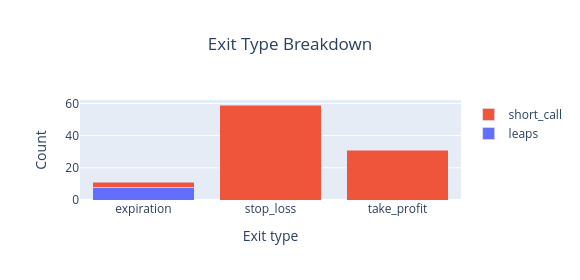

Notebook source saved alongside this figure:
### Markdown cell above
### Exit Type Breakdown

### Code cell
report.plot_exits()

### Figure 1 — Plotly figure (JSON) as saved in the notebook; plotly's stock layout.template omitted (floating-point values rounded to 4 significant figures)
{"data": [{"hovertemplate": "Leg: %{data.name}<br>Exit type: %{x}<br>Count: %{y}<extra></extra>", "name": "leaps", "type": "bar", "x": ["expiration"], "y": [8]}, {"hovertemplate": "Leg: %{data.name}<br>Exit type: %{x}<br>Count: %{y}<extra></extra>", "name": "short_call", "type": "bar", "x": ["expiration", "stop_loss", "take_profit"], "y": [3, 59, 31]}], "layout": {"barmode": "stack", "height": 280, "title": {"text": "Exit Type Breakdown", "x": 0.5}, "width": 580, "xaxis": {"title": {"text": "Exit type"}}, "yaxis": {"title": {"text": "Count"}}}}
